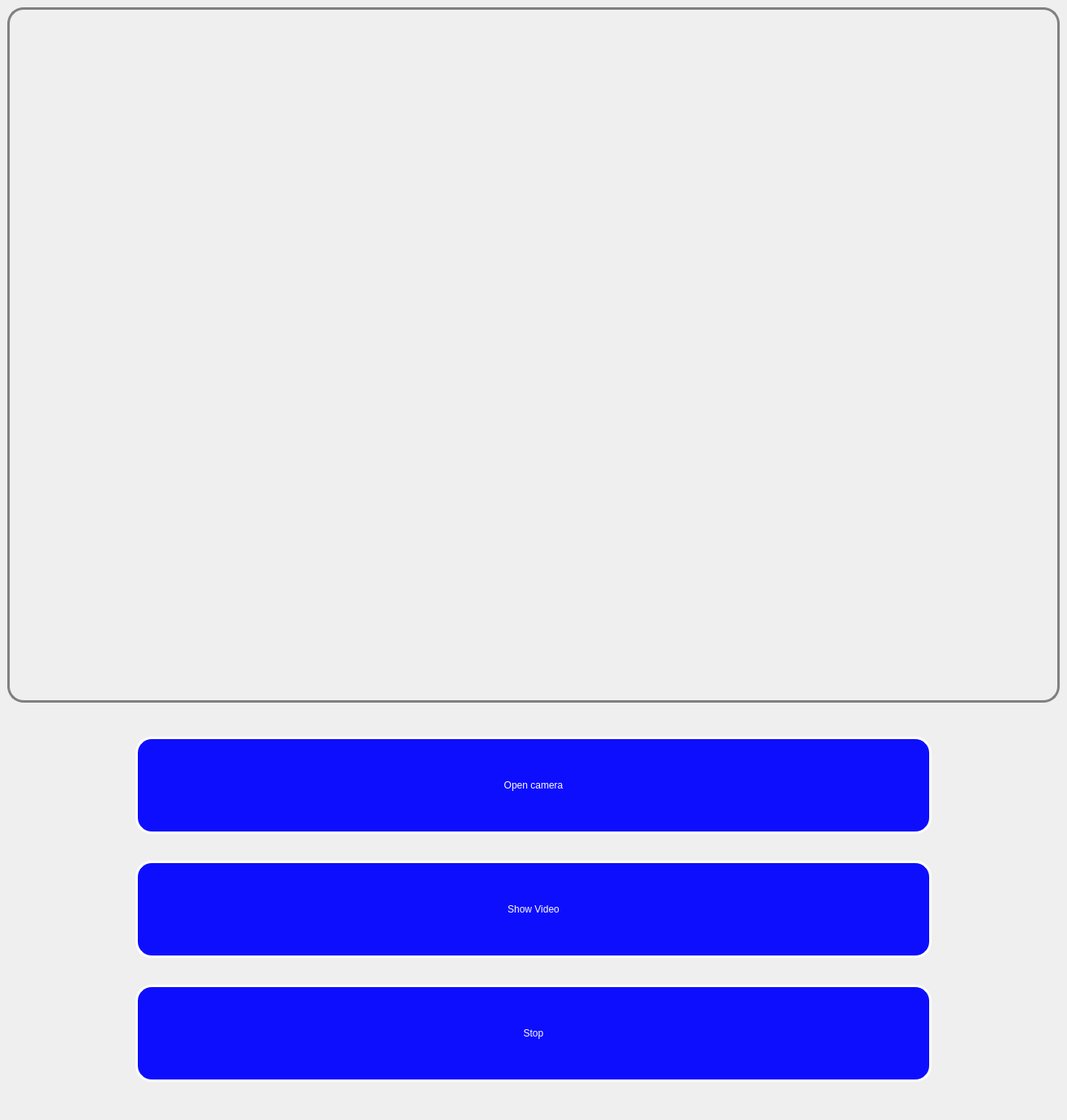
<?xml version="1.0" encoding="UTF-8"?>
<ui version="4.0">
 <class>MainWindow</class>
 <widget class="QMainWindow" name="MainWindow">
  <property name="geometry">
   <rect>
    <x>0</x>
    <y>0</y>
    <width>1308</width>
    <height>1373</height>
   </rect>
  </property>
  <property name="windowTitle">
   <string>MainWindow</string>
  </property>
  <property name="styleSheet">
   <string notr="true">font: 16pt &quot;MS Shell Dlg 2&quot;;</string>
  </property>
  <widget class="QWidget" name="centralwidget">
   <layout class="QGridLayout" name="gridLayout">
    <item row="0" column="0">
     <widget class="QWidget" name="widget" native="true">
      <property name="styleSheet">
       <string notr="true">border: 3px solid gray;
border-radius: 20px;</string>
      </property>
      <layout class="QVBoxLayout" name="verticalLayout">
       <item>
        <widget class="QLabel" name="image">
         <property name="minimumSize">
          <size>
           <width>1280</width>
           <height>840</height>
          </size>
         </property>
         <property name="styleSheet">
          <string notr="true">border: 0px;
background-color: &quot;transparent&quot;;</string>
         </property>
         <property name="text">
          <string/>
         </property>
        </widget>
       </item>
      </layout>
     </widget>
    </item>
    <item row="1" column="0" alignment="Qt::AlignHCenter">
     <widget class="QWidget" name="widget_2" native="true">
      <property name="minimumSize">
       <size>
        <width>1000</width>
        <height>500</height>
       </size>
      </property>
      <property name="maximumSize">
       <size>
        <width>1200</width>
        <height>550</height>
       </size>
      </property>
      <layout class="QVBoxLayout" name="verticalLayout_2">
       <item>
        <widget class="QPushButton" name="camera_bt">
         <property name="minimumSize">
          <size>
           <width>200</width>
           <height>120</height>
          </size>
         </property>
         <property name="styleSheet">
          <string notr="true">background-color: rgb(14, 14, 255);
color: rgb(255, 255, 255);
border: 3px solid white;
border-radius: 20px;</string>
         </property>
         <property name="text">
          <string>Open camera</string>
         </property>
        </widget>
       </item>
       <item>
        <widget class="QPushButton" name="video_bt">
         <property name="minimumSize">
          <size>
           <width>200</width>
           <height>120</height>
          </size>
         </property>
         <property name="styleSheet">
          <string notr="true">background-color: rgb(14, 14, 255);
color: rgb(255, 255, 255);
border: 3px solid white;
border-radius: 20px;</string>
         </property>
         <property name="text">
          <string>Show Video</string>
         </property>
        </widget>
       </item>
       <item>
        <widget class="QPushButton" name="stop_bt">
         <property name="minimumSize">
          <size>
           <width>200</width>
           <height>120</height>
          </size>
         </property>
         <property name="styleSheet">
          <string notr="true">background-color: rgb(14, 14, 255);
color: rgb(255, 255, 255);
border: 3px solid white;
border-radius: 20px;</string>
         </property>
         <property name="text">
          <string>Stop</string>
         </property>
        </widget>
       </item>
      </layout>
     </widget>
    </item>
   </layout>
  </widget>
 </widget>
 <resources/>
 <connections/>
</ui>
